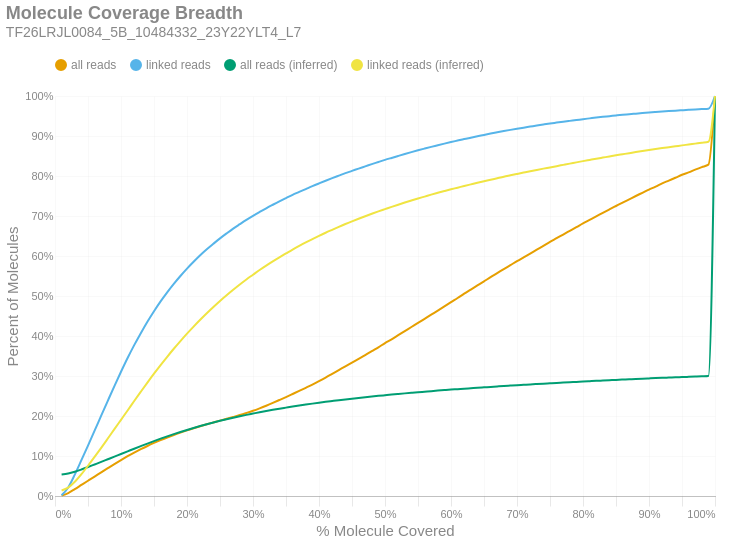

Notebook code cell kept with this figure:
### Markdown cell above
### Molecule Read Coverage
This chart shows molecule coverage breadth as computed by the number of bases aligned to that molecule. In other words, "*how much of each unique long molecule is actually sequenced/aligned?*" Keep in mind there is a distinction between sequences and alignments, since some sequences belonging to a particular molecule may not align well and wouldn't appear in the alignment data. This chart also shows molecule coverage breadth as computed by the *inferred fragment* from which the aligned sequences originate. Unlike read coverage, this calculation takes into account the total insert size, including unsequenced gaps between the forward and reverse reads. Like the previous figures, these are cumulative percents.

### Code cell
if SKIPLR:
    print_html(f"Skipped")
else:
    binned_df = consolidated_hist(valids['coverage_bp'], mask, 0.01, True)
    binned_df_inf = consolidated_hist(valids['coverage_inserts'], mask, 0.01, True)
    binned_df = binned_df.with_columns(pl.lit(binned_df_inf['all reads (cumsum)']).alias('all reads (inferred)'))
    binned_df = binned_df.with_columns(pl.lit(binned_df_inf['linked reads (cumsum)']).alias('linked reads (inferred)'))
    binned_df = binned_df.with_columns(
        (pl.col('bin').cast(pl.Float64) + 0.01).alias('right_edge')
    )

    with SafeRender(binned_df):
        (
            density_plot(binned_df, 'Molecule Coverage Breadth', samplename, 'molcov', ['all reads (inferred)','linked reads (inferred)'])
            .encode(
                #x=alt.X('bin:Q', title="% Molecule Covered").axis(format = '%').scale(padding=0),
                x=alt.X('right_edge:Q', title="% Molecule Covered").axis(format='%').scale(padding=0),
                y=alt.Y('value:Q', title='Percent of Molecules')
                    .axis(format='%')
                    .stack(False)
                    .scale(domainMin=0, padding=0),
                color=alt.Color("key:N").scale(domain = ["all reads", "linked reads", "all reads (inferred)", "linked reads (inferred)"]),
                tooltip = [
                    alt.Tooltip("key:N", title = "Data Type"),
                    alt.Tooltip("range_label:N", title="% Molecule Covered"),
                    alt.Tooltip("value:Q", format = ".2%", title="% Molecules")
                ]
            )
        ).display()

### Figure 1 — Vega-Lite specification as saved in the notebook (floating-point values rounded to 4 significant figures)
{"width": "container", "height": 400, "config": {"title": {"anchor": "start", "dy": -15, "fontSize": 18, "color": "#888888", "subtitleColor": "#888888", "subtitleFontSize": 14}, "arc": {"fill": "#0072B2"}, "axis": {"domainColor": "#888888", "domainWidth": 0.5, "gridWidth": 0.2, "grid": false, "titleFontWeight": 400, "titleFontSize": 15, "labelFontSize": 11, "labelColor": "#888888", "tickColor": "#888888", "tickWidth": 0.2, "titleColor": "#888888"}, "axisBand": {"grid": false}, "axisX": {"grid": true, "tickSize": 10, "domainCap": "round"}, "axisY": {"domain": false, "grid": true, "tickSize": 0, "domainCap": "round"}, "background": "transparent", "header": {"labelFontSize": 15, "labelColor": "#888888", "titleFontSize": 15, "titleFontWeight": 600, "titleColor": "#888888"}, "legend": {"labelFont": "sans-serif", "labelFontSize": 12, "labelColor": "#888888", "symbolSize": 100, "symbolType": "circle", "titleFontSize": 12, "titlePadding": 10, "titleColor": "#888888", "title": null, "orient": "top"}, "range": {"category": ["#E69F00", "#56B4E9", "#009E73", "#F0E442", "#0072B2", "#D55E00", "#CC79A7", "#000000"], "diverging": ["#cfe8f3", "#a2d4ec", "#73bfe2", "#46abdb", "#1696d2", "#12719e"]}, "area": {"fill": "#0072B2", "fillOpacity": 0.7, "line": true, "strokeOpacity": 0.7}, "line": {"color": "#0072B2", "stroke": "#0072B2", "strokeWidth": 2}, "trail": {"color": "#0072B2", "stroke": "#0072B2", "strokeWidth": 0, "size": 1}, "point": {"filled": true, "fillOpacity": 1.0, "size": 95}, "text": {"color": "#888888", "fontSize": 11, "align": "right", "fontWeight": 400, "size": 11}, "bar": {"fill": "#0072B2", "stroke": null}, "view": {"stroke": null, "continuousWidth": 660, "continuousHeight": 400}}, "data": {"name": "data-b20eb3bbfafc6b59f90b6f6e381556d0"}, "mark": {"type": "line", "interpolate": "monotone", "point": {"opacity": 0, "size": 275}}, "encoding": {"color": {"field": "key", "scale": {"domain": ["all reads", "linked reads", "all reads (inferred)", "linked reads (inferred)"]}, "type": "nominal"}, "tooltip": [{"field": "key", "title": "Data Type", "type": "nominal"}, {"field": "range_label", "title": "% Molecule Covered", "type": "nominal"}, {"field": "value", "format": ".2%", "title": "% Molecules", "type": "quantitative"}], "x": {"axis": {"format": "%"}, "field": "right_edge", "scale": {"padding": 0}, "title": "% Molecule Covered", "type": "quantitative"}, "y": {"axis": {"format": "%"}, "field": "value", "scale": {"domainMin": 0, "padding": 0}, "stack": false, "title": "Percent of Molecules", "type": "quantitative"}}, "params": [{"name": "param_c36ac31b6afebe62", "select": {"type": "point", "fields": ["key"]}, "bind": "legend"}], "title": {"text": "Molecule Coverage Breadth", "subtitle": "TF26LRJL0084_5B_10484332_23Y22YLT4_L7"}, "transform": [{"fold": ["all reads (cumsum)", "linked reads (cumsum)", "all reads (inferred)", "linked reads (inferred)"]}, {"calculate": "replace(datum.key, ' (cumsum)', '')", "as": "key"}, {"filter": {"param": "param_c36ac31b6afebe62"}}], "usermeta": {"embedOptions": {"downloadFileName": "TF26LRJL0084_5B_10484332_23Y22YLT4_L7.molcov"}}, "$schema": "https://vega.github.io/schema/vega-lite/v6.4.1.json", "datasets": {"data-b20eb3bbfafc6b59f90b6f6e381556d0": [{"bin": "0.0", "interval": "0.0-0.01", "all reads": 0.0008629, "linked reads": 0.001702, "all reads (cumsum)": 0.0008629, "linked reads (cumsum)": 0.001702, "range_label": "0.0-0.01", "all reads (inferred)": 0.05368, "linked reads (inferred)": 0.01376, "right_edge": 0.01}, {"bin": "0.01", "interval": "0.01-0.02", "all reads": 0.006494, "linked reads": 0.01965, "all reads (cumsum)": 0.007356, "linked reads (cumsum)": 0.02136, "range_label": "0.01-0.02", "all reads (inferred)": 0.05617, "linked reads (inferred)": 0.02089, "right_edge": 0.02}, {"bin": "0.02", "interval": "0.02-0.03", "all reads": 0.009853, "linked reads": 0.0322, "all reads (cumsum)": 0.01721, "linked reads (cumsum)": 0.05356, "range_label": "0.02-0.03", "all reads (inferred)": 0.06061, "linked reads (inferred)": 0.03547, "right_edge": 0.03}, {"bin": "0.03", "interval": "0.03-0.04", "all reads": 0.01044, "linked reads": 0.03592, "all reads (cumsum)": 0.02765, "linked reads (cumsum)": 0.08948, "range_label": "0.03-0.04", "all reads (inferred)": 0.06623, "linked reads (inferred)": 0.05449, "right_edge": 0.04}, {"bin": "0.04", "interval": "0.04-0.05", "all reads": 0.01045, "linked reads": 0.03666, "all reads (cumsum)": 0.0381, "linked reads (cumsum)": 0.1261, "range_label": "0.04-0.05", "all reads (inferred)": 0.07239, "linked reads (inferred)": 0.07565, "right_edge": 0.05}, {"bin": "0.05", "interval": "0.05-0.06", "all reads": 0.01049, "linked reads": 0.03708, "all reads (cumsum)": 0.0486, "linked reads (cumsum)": 0.1632, "range_label": "0.05-0.06", "all reads (inferred)": 0.07878, "linked reads (inferred)": 0.09788, "right_edge": 0.06}, {"bin": "0.06", "interval": "0.06-0.07", "all reads": 0.0106, "linked reads": 0.03769, "all reads (cumsum)": 0.0592, "linked reads (cumsum)": 0.2009, "range_label": "0.06-0.07", "all reads (inferred)": 0.0852, "linked reads (inferred)": 0.1205, "right_edge": 0.07}, {"bin": "0.07", "interval": "0.07-0.08", "all reads": 0.01039, "linked reads": 0.03713, "all reads (cumsum)": 0.06959, "linked reads (cumsum)": 0.238, "range_label": "0.07-0.08", "all reads (inferred)": 0.09181, "linked reads (inferred)": 0.1437, "right_edge": 0.08}, {"bin": "0.08", "interval": "0.08-0.09", "all reads": 0.01029, "linked reads": 0.03678, "all reads (cumsum)": 0.07988, "linked reads (cumsum)": 0.2748, "range_label": "0.08-0.09", "all reads (inferred)": 0.09843, "linked reads (inferred)": 0.1672, "right_edge": 0.09}, {"bin": "0.09", "interval": "0.09-0.1", "all reads": 0.009991, "linked reads": 0.03572, "all reads (cumsum)": 0.08987, "linked reads (cumsum)": 0.3105, "range_label": "0.09-0.1", "all reads (inferred)": 0.105, "linked reads (inferred)": 0.1905, "right_edge": 0.1}, {"bin": "0.1", "interval": "0.1-0.11", "all reads": 0.009629, "linked reads": 0.03434, "all reads (cumsum)": 0.0995, "linked reads (cumsum)": 0.3449, "range_label": "0.1-0.11", "all reads (inferred)": 0.1116, "linked reads (inferred)": 0.2138, "right_edge": 0.11}, {"bin": "0.11", "interval": "0.11-0.12", "all reads": 0.009055, "linked reads": 0.03224, "all reads (cumsum)": 0.1086, "linked reads (cumsum)": 0.3771, "range_label": "0.11-0.12", "all reads (inferred)": 0.1182, "linked reads (inferred)": 0.2375, "right_edge": 0.12}, {"bin": "0.12", "interval": "0.12-0.13", "all reads": 0.008436, "linked reads": 0.02995, "all reads (cumsum)": 0.117, "linked reads (cumsum)": 0.4071, "range_label": "0.12-0.13", "all reads (inferred)": 0.1247, "linked reads (inferred)": 0.2607, "right_edge": 0.13}, {"bin": "0.13", "interval": "0.13-0.14", "all reads": 0.008079, "linked reads": 0.02849, "all reads (cumsum)": 0.1251, "linked reads (cumsum)": 0.4356, "range_label": "0.13-0.14", "all reads (inferred)": 0.1311, "linked reads (inferred)": 0.2835, "right_edge": 0.14}, {"bin": "0.14", "interval": "0.14-0.15", "all reads": 0.007536, "linked reads": 0.02631, "all reads (cumsum)": 0.1326, "linked reads (cumsum)": 0.4619, "range_label": "0.14-0.15", "all reads (inferred)": 0.1373, "linked reads (inferred)": 0.3059, "right_edge": 0.15}, {"bin": "0.15", "interval": "0.15-0.16", "all reads": 0.007122, "linked reads": 0.02471, "all reads (cumsum)": 0.1397, "linked reads (cumsum)": 0.4866, "range_label": "0.15-0.16", "all reads (inferred)": 0.1433, "linked reads (inferred)": 0.3273, "right_edge": 0.16}, {"bin": "0.16", "interval": "0.16-0.17", "all reads": 0.006564, "linked reads": 0.0226, "all reads (cumsum)": 0.1463, "linked reads (cumsum)": 0.5092, "range_label": "0.16-0.17", "all reads (inferred)": 0.1491, "linked reads (inferred)": 0.3481, "right_edge": 0.17}, {"bin": "0.17", "interval": "0.17-0.18", "all reads": 0.006208, "linked reads": 0.02113, "all reads (cumsum)": 0.1525, "linked reads (cumsum)": 0.5303, "range_label": "0.17-0.18", "all reads (inferred)": 0.1547, "linked reads (inferred)": 0.3681, "right_edge": 0.18}, {"bin": "0.18", "interval": "0.18-0.19", "all reads": 0.005857, "linked reads": 0.01967, "all reads (cumsum)": 0.1584, "linked reads (cumsum)": 0.55, "range_label": "0.18-0.19", "all reads (inferred)": 0.16, "linked reads (inferred)": 0.3873, "right_edge": 0.19}, {"bin": "0.19", "interval": "0.19-0.2", "all reads": 0.00562, "linked reads": 0.01854, "all reads (cumsum)": 0.164, "linked reads (cumsum)": 0.5685, "range_label": "0.19-0.2", "all reads (inferred)": 0.1652, "linked reads (inferred)": 0.4059, "right_edge": 0.2}, {"bin": "0.2", "interval": "0.2-0.21", "all reads": 0.005275, "linked reads": 0.01719, "all reads (cumsum)": 0.1692, "linked reads (cumsum)": 0.5857, "range_label": "0.2-0.21", "all reads (inferred)": 0.1701, "linked reads (inferred)": 0.4236, "right_edge": 0.21}, {"bin": "0.21", "interval": "0.21-0.22", "all reads": 0.005095, "linked reads": 0.01629, "all reads (cumsum)": 0.1743, "linked reads (cumsum)": 0.602, "range_label": "0.21-0.22", "all reads (inferred)": 0.1748, "linked reads (inferred)": 0.4406, "right_edge": 0.22}, {"bin": "0.22", "interval": "0.22-0.23", "all reads": 0.004864, "linked reads": 0.01491, "all reads (cumsum)": 0.1792, "linked reads (cumsum)": 0.6169, "range_label": "0.22-0.23", "all reads (inferred)": 0.1794, "linked reads (inferred)": 0.4569, "right_edge": 0.23}, {"bin": "0.23", "interval": "0.23-0.24", "all reads": 0.004677, "linked reads": 0.01376, "all reads (cumsum)": 0.1839, "linked reads (cumsum)": 0.6307, "range_label": "0.23-0.24", "all reads (inferred)": 0.1837, "linked reads (inferred)": 0.4726, "right_edge": 0.24}, {"bin": "0.24", "interval": "0.24-0.25", "all reads": 0.004632, "linked reads": 0.01333, "all reads (cumsum)": 0.1885, "linked reads (cumsum)": 0.644, "range_label": "0.24-0.25", "all reads (inferred)": 0.1879, "linked reads (inferred)": 0.4878, "right_edge": 0.25}, {"bin": "0.25", "interval": "0.25-0.26", "all reads": 0.004421, "linked reads": 0.01244, "all reads (cumsum)": 0.1929, "linked reads (cumsum)": 0.6565, "range_label": "0.25-0.26", "all reads (inferred)": 0.1919, "linked reads (inferred)": 0.5019, "right_edge": 0.26}, {"bin": "0.26", "interval": "0.26-0.27", "all reads": 0.004626, "linked reads": 0.01199, "all reads (cumsum)": 0.1976, "linked reads (cumsum)": 0.6684, "range_label": "0.26-0.27", "all reads (inferred)": 0.1957, "linked reads (inferred)": 0.5156, "right_edge": 0.27}, {"bin": "0.27", "interval": "0.27-0.28", "all reads": 0.004765, "linked reads": 0.01104, "all reads (cumsum)": 0.2023, "linked reads (cumsum)": 0.6795, "range_label": "0.27-0.28", "all reads (inferred)": 0.1994, "linked reads (inferred)": 0.5289, "right_edge": 0.28}, {"bin": "0.28", "interval": "0.28-0.29", "all reads": 0.005231, "linked reads": 0.01078, "all reads (cumsum)": 0.2076, "linked reads (cumsum)": 0.6903, "range_label": "0.28-0.29", "all reads (inferred)": 0.2028, "linked reads (inferred)": 0.5414, "right_edge": 0.29}, {"bin": "0.29", "interval": "0.29-0.3", "all reads": 0.005522, "linked reads": 0.01014, "all reads (cumsum)": 0.2131, "linked reads (cumsum)": 0.7004, "range_label": "0.29-0.3", "all reads (inferred)": 0.2061, "linked reads (inferred)": 0.5532, "right_edge": 0.3}, {"bin": "0.3", "interval": "0.3-0.31", "all reads": 0.006135, "linked reads": 0.009587, "all reads (cumsum)": 0.2192, "linked reads (cumsum)": 0.71, "range_label": "0.3-0.31", "all reads (inferred)": 0.2094, "linked reads (inferred)": 0.5651, "right_edge": 0.31}, {"bin": "0.31", "interval": "0.31-0.32", "all reads": 0.006534, "linked reads": 0.009321, "all reads (cumsum)": 0.2258, "linked reads (cumsum)": 0.7193, "range_label": "0.31-0.32", "all reads (inferred)": 0.2125, "linked reads (inferred)": 0.5761, "right_edge": 0.32}, {"bin": "0.32", "interval": "0.32-0.33", "all reads": 0.006949, "linked reads": 0.008785, "all reads (cumsum)": 0.2327, "linked reads (cumsum)": 0.7281, "range_label": "0.32-0.33", "all reads (inferred)": 0.2154, "linked reads (inferred)": 0.5865, "right_edge": 0.33}, {"bin": "0.33", "interval": "0.33-0.34", "all reads": 0.007269, "linked reads": 0.008577, "all reads (cumsum)": 0.24, "linked reads (cumsum)": 0.7367, "range_label": "0.33-0.34", "all reads (inferred)": 0.2182, "linked reads (inferred)": 0.5966, "right_edge": 0.34}, {"bin": "0.34", "interval": "0.34-0.35", "all reads": 0.007371, "linked reads": 0.008214, "all reads (cumsum)": 0.2473, "linked reads (cumsum)": 0.7449, "range_label": "0.34-0.35", "all reads (inferred)": 0.2209, "linked reads (inferred)": 0.6063, "right_edge": 0.35}, {"bin": "0.35", "interval": "0.35-0.36", "all reads": 0.007598, "linked reads": 0.008061, "all reads (cumsum)": 0.2549, "linked reads (cumsum)": 0.753, "range_label": "0.35-0.36", "all reads (inferred)": 0.2236, "linked reads (inferred)": 0.616, "right_edge": 0.36}, {"bin": "0.36", "interval": "0.36-0.37", "all reads": 0.007661, "linked reads": 0.007201, "all reads (cumsum)": 0.2626, "linked reads (cumsum)": 0.7602, "range_label": "0.36-0.37", "all reads (inferred)": 0.2262, "linked reads (inferred)": 0.6251, "right_edge": 0.37}, {"bin": "0.37", "interval": "0.37-0.38", "all reads": 0.007961, "linked reads": 0.007214, "all reads (cumsum)": 0.2706, "linked reads (cumsum)": 0.7674, "range_label": "0.37-0.38", "all reads (inferred)": 0.2286, "linked reads (inferred)": 0.6339, "right_edge": 0.38}, {"bin": "0.38", "interval": "0.38-0.39", "all reads": 0.008059, "linked reads": 0.007212, "all reads (cumsum)": 0.2786, "linked reads (cumsum)": 0.7746, "range_label": "0.38-0.39", "all reads (inferred)": 0.2309, "linked reads (inferred)": 0.6422, "right_edge": 0.39}, {"bin": "0.39", "interval": "0.39-0.4", "all reads": 0.008612, "linked reads": 0.006839, "all reads (cumsum)": 0.2872, "linked reads (cumsum)": 0.7814, "range_label": "0.39-0.4", "all reads (inferred)": 0.2332, "linked reads (inferred)": 0.6503, "right_edge": 0.4}, {"bin": "0.4", "interval": "0.4-0.41", "all reads": 0.008925, "linked reads": 0.006657, "all reads (cumsum)": 0.2962, "linked reads (cumsum)": 0.7881, "range_label": "0.4-0.41", "all reads (inferred)": 0.2354, "linked reads (inferred)": 0.658, "right_edge": 0.41}, {"bin": "0.41", "interval": "0.41-0.42", "all reads": 0.009315, "linked reads": 0.006524, "all reads (cumsum)": 0.3055, "linked reads (cumsum)": 0.7946, "range_label": "0.41-0.42", "all reads (inferred)": 0.2374, "linked reads (inferred)": 0.6655, "right_edge": 0.42}, {"bin": "0.42", "interval": "0.42-0.43", "all reads": 0.009359, "linked reads": 0.006277, "all reads (cumsum)": 0.3148, "linked reads (cumsum)": 0.8009, "range_label": "0.42-0.43", "all reads (inferred)": 0.2395, "linked reads (inferred)": 0.6728, "right_edge": 0.43}, {"bin": "0.43", "interval": "0.43-0.44", "all reads": 0.009297, "linked reads": 0.006223, "all reads (cumsum)": 0.3241, "linked reads (cumsum)": 0.8071, "range_label": "0.43-0.44", "all reads (inferred)": 0.2415, "linked reads (inferred)": 0.6799, "right_edge": 0.44}, {"bin": "0.44", "interval": "0.44-0.45", "all reads": 0.009464, "linked reads": 0.005632, "all reads (cumsum)": 0.3336, "linked reads (cumsum)": 0.8127, "range_label": "0.44-0.45", "all reads (inferred)": 0.2434, "linked reads (inferred)": 0.6867, "right_edge": 0.45}, {"bin": "0.45", "interval": "0.45-0.46", "all reads": 0.009338, "linked reads": 0.005844, "all reads (cumsum)": 0.3429, "linked reads (cumsum)": 0.8186, "range_label": "0.45-0.46", "all reads (inferred)": 0.2452, "linked reads (inferred)": 0.6932, "right_edge": 0.46}, {"bin": "0.46", "interval": "0.46-0.47", "all reads": 0.009335, "linked reads": 0.005521, "all reads (cumsum)": 0.3523, "linked reads (cumsum)": 0.8241, "range_label": "0.46-0.47", "all reads (inferred)": 0.247, "linked reads (inferred)": 0.6995, "right_edge": 0.47}, {"bin": "0.47", "interval": "0.47-0.48", "all reads": 0.009885, "linked reads": 0.005564, "all reads (cumsum)": 0.3621, "linked reads (cumsum)": 0.8297, "range_label": "0.47-0.48", "all reads (inferred)": 0.2487, "linked reads (inferred)": 0.7056, "right_edge": 0.48}, {"bin": "0.48", "interval": "0.48-0.49", "all reads": 0.009589, "linked reads": 0.005239, "all reads (cumsum)": 0.3717, "linked reads (cumsum)": 0.8349, "range_label": "0.48-0.49", "all reads (inferred)": 0.2503, "linked reads (inferred)": 0.7115, "right_edge": 0.49}, {"bin": "0.49", "interval": "0.49-0.5", "all reads": 0.0107, "linked reads": 0.00535, "all reads (cumsum)": 0.3824, "linked reads (cumsum)": 0.8402, "range_label": "0.49-0.5", "all reads (inferred)": 0.2519, "linked reads (inferred)": 0.7172, "right_edge": 0.5}, {"bin": "0.5", "interval": "0.5-0.51", "all reads": 0.009292, "linked reads": 0.004952, "all reads (cumsum)": 0.3917, "linked reads (cumsum)": 0.8452, "range_label": "0.5-0.51", "all reads (inferred)": 0.2535, "linked reads (inferred)": 0.7228, "right_edge": 0.51}, {"bin": "0.51", "interval": "0.51-0.52", "all reads": 0.01038, "linked reads": 0.004866, "all reads (cumsum)": 0.4021, "linked reads (cumsum)": 0.8501, "range_label": "0.51-0.52", "all reads (inferred)": 0.2551, "linked reads (inferred)": 0.7283, "right_edge": 0.52}, {"bin": "0.52", "interval": "0.52-0.53", "all reads": 0.01013, "linked reads": 0.004817, "all reads (cumsum)": 0.4122, "linked reads (cumsum)": 0.8549, "range_label": "0.52-0.53", "all reads (inferred)": 0.2566, "linked reads (inferred)": 0.7336, "right_edge": 0.53}, {"bin": "0.53", "interval": "0.53-0.54", "all reads": 0.01025, "linked reads": 0.004713, "all reads (cumsum)": 0.4225, "linked reads (cumsum)": 0.8596, "range_label": "0.53-0.54", "all reads (inferred)": 0.258, "linked reads (inferred)": 0.7387, "right_edge": 0.54}, {"bin": "0.54", "interval": "0.54-0.55", "all reads": 0.01012, "linked reads": 0.004586, "all reads (cumsum)": 0.4326, "linked reads (cumsum)": 0.8642, "range_label": "0.54-0.55", "all reads (inferred)": 0.2594, "linked reads (inferred)": 0.7437, "right_edge": 0.55}, {"bin": "0.55", "interval": "0.55-0.56", "all reads": 0.01036, "linked reads": 0.004393, "all reads (cumsum)": 0.443, "linked reads (cumsum)": 0.8686, "range_label": "0.55-0.56", "all reads (inferred)": 0.2608, "linked reads (inferred)": 0.7485, "right_edge": 0.56}, {"bin": "0.56", "interval": "0.56-0.57", "all reads": 0.01033, "linked reads": 0.004301, "all reads (cumsum)": 0.4533, "linked reads (cumsum)": 0.8729, "range_label": "0.56-0.57", "all reads (inferred)": 0.2622, "linked reads (inferred)": 0.7534, "right_edge": 0.57}, {"bin": "0.57", "interval": "0.57-0.58", "all reads": 0.01013, "linked reads": 0.004019, "all reads (cumsum)": 0.4634, "linked reads (cumsum)": 0.8769, "range_label": "0.57-0.58", "all reads (inferred)": 0.2635, "linked reads (inferred)": 0.7579, "right_edge": 0.58}, {"bin": "0.58", "interval": "0.58-0.59", "all reads": 0.01045, "linked reads": 0.003979, "all reads (cumsum)": 0.4739, "linked reads (cumsum)": 0.8809, "range_label": "0.58-0.59", "all reads (inferred)": 0.2647, "linked reads (inferred)": 0.7624, "right_edge": 0.59}, {"bin": "0.59", "interval": "0.59-0.6", "all reads": 0.01072, "linked reads": 0.003915, "all reads (cumsum)": 0.4846, "linked reads (cumsum)": 0.8848, "range_label": "0.59-0.6", "all reads (inferred)": 0.266, "linked reads (inferred)": 0.7668, "right_edge": 0.6}, {"bin": "0.6", "interval": "0.6-0.61", "all reads": 0.01037, "linked reads": 0.003786, "all reads (cumsum)": 0.495, "linked reads (cumsum)": 0.8886, "range_label": "0.6-0.61", "all reads (inferred)": 0.2671, "linked reads (inferred)": 0.7708, "right_edge": 0.61}, {"bin": "0.61", "interval": "0.61-0.62", "all reads": 0.01079, "linked reads": 0.003804, "all reads (cumsum)": 0.5058, "linked reads (cumsum)": 0.8924, "range_label": "0.61-0.62", "all reads (inferred)": 0.2683, "linked reads (inferred)": 0.7751, "right_edge": 0.62}, {"bin": "0.62", "interval": "0.62-0.63", "all reads": 0.01037, "linked reads": 0.00341, "all reads (cumsum)": 0.5161, "linked reads (cumsum)": 0.8958, "range_label": "0.62-0.63", "all reads (inferred)": 0.2695, "linked reads (inferred)": 0.779, "right_edge": 0.63}, {"bin": "0.63", "interval": "0.63-0.64", "all reads": 0.01025, "linked reads": 0.003431, "all reads (cumsum)": 0.5264, "linked reads (cumsum)": 0.8992, "range_label": "0.63-0.64", "all reads (inferred)": 0.2706, "linked reads (inferred)": 0.783, "right_edge": 0.64}, {"bin": "0.64", "interval": "0.64-0.65", "all reads": 0.01026, "linked reads": 0.00345, "all reads (cumsum)": 0.5366, "linked reads (cumsum)": 0.9027, "range_label": "0.64-0.65", "all reads (inferred)": 0.2717, "linked reads (inferred)": 0.7868, "right_edge": 0.65}, {"bin": "0.65", "interval": "0.65-0.66", "all reads": 0.01054, "linked reads": 0.003439, "all reads (cumsum)": 0.5472, "linked reads (cumsum)": 0.9061, "range_label": "0.65-0.66", "all reads (inferred)": 0.2728, "linked reads (inferred)": 0.7906, "right_edge": 0.66}, {"bin": "0.66", "interval": "0.66-0.67", "all reads": 0.009944, "linked reads": 0.00316, "all reads (cumsum)": 0.5571, "linked reads (cumsum)": 0.9093, "range_label": "0.66-0.67", "all reads (inferred)": 0.2739, "linked reads (inferred)": 0.7944, "right_edge": 0.67}, {"bin": "0.67", "interval": "0.67-0.68", "all reads": 0.01019, "linked reads": 0.003071, "all reads (cumsum)": 0.5673, "linked reads (cumsum)": 0.9123, "range_label": "0.67-0.68", "all reads (inferred)": 0.275, "linked reads (inferred)": 0.7983, "right_edge": 0.68}, {"bin": "0.68", "interval": "0.68-0.69", "all reads": 0.00985, "linked reads": 0.002953, "all reads (cumsum)": 0.5772, "linked reads (cumsum)": 0.9153, "range_label": "0.68-0.69", "all reads (inferred)": 0.276, "linked reads (inferred)": 0.8017, "right_edge": 0.69}, {"bin": "0.69", "interval": "0.69-0.7", "all reads": 0.009967, "linked reads": 0.002837, "all reads (cumsum)": 0.5871, "linked reads (cumsum)": 0.9181, "range_label": "0.69-0.7", "all reads (inferred)": 0.277, "linked reads (inferred)": 0.8052, "right_edge": 0.7}, {"bin": "0.7", "interval": "0.7-0.71", "all reads": 0.009562, "linked reads": 0.002768, "all reads (cumsum)": 0.5967, "linked reads (cumsum)": 0.9209, "range_label": "0.7-0.71", "all reads (inferred)": 0.278, "linked reads (inferred)": 0.8086, "right_edge": 0.71}, {"bin": "0.71", "interval": "0.71-0.72", "all reads": 0.009479, "linked reads": 0.002653, "all reads (cumsum)": 0.6062, "linked reads (cumsum)": 0.9236, "range_label": "0.71-0.72", "all reads (inferred)": 0.2789, "linked reads (inferred)": 0.812, "right_edge": 0.72}, {"bin": "0.72", "interval": "0.72-0.73", "all reads": 0.009762, "linked reads": 0.002695, "all reads (cumsum)": 0.6159, "linked reads (cumsum)": 0.9262, "range_label": "0.72-0.73", "all reads (inferred)": 0.2799, "linked reads (inferred)": 0.8152, "right_edge": 0.73}, {"bin": "0.73", "interval": "0.73-0.74", "all reads": 0.009512, "linked reads": 0.002531, "all reads (cumsum)": 0.6254, "linked reads (cumsum)": 0.9288, "range_label": "0.73-0.74", "all reads (inferred)": 0.2808, "linked reads (inferred)": 0.8184, "right_edge": 0.74}, {"bin": "0.74", "interval": "0.74-0.75", "all reads": 0.009817, "linked reads": 0.002453, "all reads (cumsum)": 0.6353, "linked reads (cumsum)": 0.9312, "range_label": "0.74-0.75", "all reads (inferred)": 0.2817, "linked reads (inferred)": 0.8215, "right_edge": 0.75}, {"bin": "0.75", "interval": "0.75-0.76", "all reads": 0.009167, "linked reads": 0.002235, "all reads (cumsum)": 0.6444, "linked reads (cumsum)": 0.9335, "range_label": "0.75-0.76", "all reads (inferred)": 0.2826, "linked reads (inferred)": 0.8246, "right_edge": 0.76}, {"bin": "0.76", "interval": "0.76-0.77", "all reads": 0.009267, "linked reads": 0.002235, "all reads (cumsum)": 0.6537, "linked reads (cumsum)": 0.9357, "range_label": "0.76-0.77", "all reads (inferred)": 0.2835, "linked reads (inferred)": 0.8278, "right_edge": 0.77}, {"bin": "0.77", "interval": "0.77-0.78", "all reads": 0.009135, "linked reads": 0.002118, "all reads (cumsum)": 0.6628, "linked reads (cumsum)": 0.9378, "range_label": "0.77-0.78", "all reads (inferred)": 0.2844, "linked reads (inferred)": 0.8309, "right_edge": 0.78}, {"bin": "0.78", "interval": "0.78-0.79", "all reads": 0.009126, "linked reads": 0.00208, "all reads (cumsum)": 0.672, "linked reads (cumsum)": 0.9399, "range_label": "0.78-0.79", "all reads (inferred)": 0.2853, "linked reads (inferred)": 0.8341, "right_edge": 0.79}, {"bin": "0.79", "interval": "0.79-0.8", "all reads": 0.009442, "linked reads": 0.002211, "all reads (cumsum)": 0.6814, "linked reads (cumsum)": 0.9421, "range_label": "0.79-0.8", "all reads (inferred)": 0.2862, "linked reads (inferred)": 0.8372, "right_edge": 0.8}, {"bin": "0.8", "interval": "0.8-0.81", "all reads": 0.008715, "linked reads": 0.001969, "all reads (cumsum)": 0.6901, "linked reads (cumsum)": 0.9441, "range_label": "0.8-0.81", "all reads (inferred)": 0.287, "linked reads (inferred)": 0.8402, "right_edge": 0.81}, {"bin": "0.81", "interval": "0.81-0.82", "all reads": 0.008738, "linked reads": 0.001977, "all reads (cumsum)": 0.6989, "linked reads (cumsum)": 0.9461, "range_label": "0.81-0.82", "all reads (inferred)": 0.2878, "linked reads (inferred)": 0.8431, "right_edge": 0.82}, {"bin": "0.82", "interval": "0.82-0.83", "all reads": 0.009007, "linked reads": 0.001838, "all reads (cumsum)": 0.7079, "linked reads (cumsum)": 0.9479, "range_label": "0.82-0.83", "all reads (inferred)": 0.2886, "linked reads (inferred)": 0.846, "right_edge": 0.83}, {"bin": "0.83", "interval": "0.83-0.84", "all reads": 0.00866, "linked reads": 0.001707, "all reads (cumsum)": 0.7165, "linked reads (cumsum)": 0.9496, "range_label": "0.83-0.84", "all reads (inferred)": 0.2895, "linked reads (inferred)": 0.8488, "right_edge": 0.84}, {"bin": "0.84", "interval": "0.84-0.85", "all reads": 0.008499, "linked reads": 0.001755, "all reads (cumsum)": 0.725, "linked reads (cumsum)": 0.9514, "range_label": "0.84-0.85", "all reads (inferred)": 0.2903, "linked reads (inferred)": 0.8517, "right_edge": 0.85}, {"bin": "0.85", "interval": "0.85-0.86", "all reads": 0.008479, "linked reads": 0.001666, "all reads (cumsum)": 0.7335, "linked reads (cumsum)": 0.953, "range_label": "0.85-0.86", "all reads (inferred)": 0.291, "linked reads (inferred)": 0.8544, "right_edge": 0.86}, {"bin": "0.86", "interval": "0.86-0.87", "all reads": 0.008229, "linked reads": 0.001393, "all reads (cumsum)": 0.7417, "linked reads (cumsum)": 0.9544, "range_label": "0.86-0.87", "all reads (inferred)": 0.2918, "linked reads (inferred)": 0.8571, "right_edge": 0.87}, {"bin": "0.87", "interval": "0.87-0.88", "all reads": 0.008263, "linked reads": 0.001458, "all reads (cumsum)": 0.75, "linked reads (cumsum)": 0.9559, "range_label": "0.87-0.88", "all reads (inferred)": 0.2926, "linked reads (inferred)": 0.8598, "right_edge": 0.88}, {"bin": "0.88", "interval": "0.88-0.89", "all reads": 0.008054, "linked reads": 0.00146, "all reads (cumsum)": 0.758, "linked reads (cumsum)": 0.9573, "range_label": "0.88-0.89", "all reads (inferred)": 0.2933, "linked reads (inferred)": 0.8625, "right_edge": 0.89}, {"bin": "0.89", "interval": "0.89-0.9", "all reads": 0.008093, "linked reads": 0.001389, "all reads (cumsum)": 0.7661, "linked reads (cumsum)": 0.9587, "range_label": "0.89-0.9", "all reads (inferred)": 0.294, "linked reads (inferred)": 0.865, "right_edge": 0.9}, {"bin": "0.9", "interval": "0.9-0.91", "all reads": 0.007358, "linked reads": 0.001264, "all reads (cumsum)": 0.7735, "linked reads (cumsum)": 0.96, "range_label": "0.9-0.91", "all reads (inferred)": 0.2947, "linked reads (inferred)": 0.8675, "right_edge": 0.91}, {"bin": "0.91", "interval": "0.91-0.92", "all reads": 0.008227, "linked reads": 0.001218, "all reads (cumsum)": 0.7817, "linked reads (cumsum)": 0.9612, "range_label": "0.91-0.92", "all reads (inferred)": 0.2954, "linked reads (inferred)": 0.8699, "right_edge": 0.92}, {"bin": "0.92", "interval": "0.92-0.93", "all reads": 0.006759, "linked reads": 0.001133, "all reads (cumsum)": 0.7885, "linked reads (cumsum)": 0.9623, "range_label": "0.92-0.93", "all reads (inferred)": 0.296, "linked reads (inferred)": 0.8721, "right_edge": 0.93}, {"bin": "0.93", "interval": "0.93-0.94", "all reads": 0.007113, "linked reads": 0.001069, "all reads (cumsum)": 0.7956, "linked reads (cumsum)": 0.9634, "range_label": "0.93-0.94", "all reads (inferred)": 0.2967, "linked reads (inferred)": 0.8743, "right_edge": 0.94}, {"bin": "0.94", "interval": "0.94-0.95", "all reads": 0.007404, "linked reads": 0.001031, "all reads (cumsum)": 0.803, "linked reads (cumsum)": 0.9644, "range_label": "0.94-0.95", "all reads (inferred)": 0.2973, "linked reads (inferred)": 0.8766, "right_edge": 0.95}, {"bin": "0.95", "interval": "0.95-0.96", "all reads": 0.006095, "linked reads": 0.00102, "all reads (cumsum)": 0.8091, "linked reads (cumsum)": 0.9655, "range_label": "0.95-0.96", "all reads (inferred)": 0.298, "linked reads (inferred)": 0.8787, "right_edge": 0.96}, {"bin": "0.96", "interval": "0.96-0.97", "all reads": 0.006756, "linked reads": 0.0009674, "all reads (cumsum)": 0.8159, "linked reads (cumsum)": 0.9664, "range_label": "0.96-0.97", "all reads (inferred)": 0.2986, "linked reads (inferred)": 0.8809, "right_edge": 0.97}, {"bin": "0.97", "interval": "0.97-0.98", "all reads": 0.006452, "linked reads": 0.0008274, "all reads (cumsum)": 0.8223, "linked reads (cumsum)": 0.9673, "range_label": "0.97-0.98", "all reads (inferred)": 0.2993, "linked reads (inferred)": 0.8831, "right_edge": 0.98}, {"bin": "0.98", "interval": "0.98-0.99", "all reads": 0.006074, "linked reads": 0.0009274, "all reads (cumsum)": 0.8284, "linked reads (cumsum)": 0.9682, "range_label": "0.98-0.99", "all reads (inferred)": 0.3, "linked reads (inferred)": 0.8855, "right_edge": 0.99}, {"bin": "0.99", "interval": "0.99-1.0", "all reads": 0.1716, "linked reads": 0.03182, "all reads (cumsum)": 1.0, "linked reads (cumsum)": 1.0, "range_label": "0.99-1.0", "all reads (inferred)": 1.0, "linked reads (inferred)": 1.0, "right_edge": 1.0}]}}
